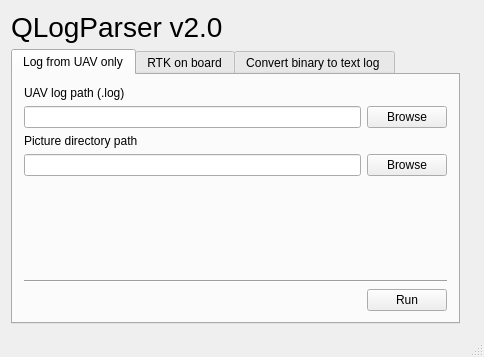
<?xml version="1.0" encoding="UTF-8"?>
<ui version="4.0">
 <class>MainWindow</class>
 <widget class="QMainWindow" name="MainWindow">
  <property name="geometry">
   <rect>
    <x>0</x>
    <y>0</y>
    <width>484</width>
    <height>351</height>
   </rect>
  </property>
  <property name="windowTitle">
   <string>MainWindow</string>
  </property>
  <widget class="QWidget" name="centralWidget">
   <layout class="QGridLayout" name="gridLayout">
    <item row="1" column="2">
     <widget class="QLabel" name="label">
      <property name="text">
       <string/>
      </property>
     </widget>
    </item>
    <item row="0" column="0">
     <widget class="QLabel" name="label_12">
      <property name="font">
       <font>
        <pointsize>21</pointsize>
       </font>
      </property>
      <property name="text">
       <string>QLogParser v2.0</string>
      </property>
     </widget>
    </item>
    <item row="1" column="0">
     <widget class="QTabWidget" name="tabWidget">
      <property name="currentIndex">
       <number>0</number>
      </property>
      <widget class="QWidget" name="tab_paths_no_rtk">
       <attribute name="title">
        <string>Log from UAV only</string>
       </attribute>
       <layout class="QGridLayout" name="gridLayout_2">
        <item row="2" column="0">
         <widget class="QLineEdit" name="le_log"/>
        </item>
        <item row="3" column="0">
         <widget class="QLabel" name="label_3">
          <property name="text">
           <string>Picture directory path</string>
          </property>
         </widget>
        </item>
        <item row="1" column="0">
         <widget class="QLabel" name="label_2">
          <property name="text">
           <string>UAV log path (.log)</string>
          </property>
         </widget>
        </item>
        <item row="2" column="1">
         <widget class="QPushButton" name="pb_browse_log">
          <property name="text">
           <string>Browse</string>
          </property>
         </widget>
        </item>
        <item row="4" column="0">
         <widget class="QLineEdit" name="le_pics"/>
        </item>
        <item row="4" column="1">
         <widget class="QPushButton" name="pb_browse_pic">
          <property name="text">
           <string>Browse</string>
          </property>
         </widget>
        </item>
        <item row="7" column="1">
         <widget class="QPushButton" name="pb_run">
          <property name="text">
           <string>Run</string>
          </property>
         </widget>
        </item>
        <item row="6" column="0" colspan="2">
         <widget class="Line" name="line">
          <property name="orientation">
           <enum>Qt::Horizontal</enum>
          </property>
         </widget>
        </item>
        <item row="5" column="0">
         <spacer name="verticalSpacer">
          <property name="orientation">
           <enum>Qt::Vertical</enum>
          </property>
          <property name="sizeHint" stdset="0">
           <size>
            <width>20</width>
            <height>40</height>
           </size>
          </property>
         </spacer>
        </item>
       </layout>
      </widget>
      <widget class="QWidget" name="tab_paths_rtk">
       <attribute name="title">
        <string>RTK on board</string>
       </attribute>
       <layout class="QGridLayout" name="gridLayout_4">
        <item row="8" column="2">
         <widget class="QPushButton" name="pb_rin_pics">
          <property name="text">
           <string>Browse</string>
          </property>
         </widget>
        </item>
        <item row="4" column="1">
         <widget class="QLabel" name="label_10">
          <property name="text">
           <string>UAV log path (.log)</string>
          </property>
         </widget>
        </item>
        <item row="3" column="2">
         <widget class="QPushButton" name="pb_rin_pos">
          <property name="text">
           <string>Browse</string>
          </property>
         </widget>
        </item>
        <item row="0" column="1">
         <widget class="QLabel" name="label_8">
          <property name="text">
           <string>Rinex raw data from RTK rover</string>
          </property>
         </widget>
        </item>
        <item row="1" column="2">
         <widget class="QPushButton" name="pb_rin_rinex">
          <property name="text">
           <string>Browse</string>
          </property>
         </widget>
        </item>
        <item row="5" column="2">
         <widget class="QPushButton" name="pb_rin_log">
          <property name="text">
           <string>Browse</string>
          </property>
         </widget>
        </item>
        <item row="3" column="1">
         <widget class="QLineEdit" name="le_rin_pos"/>
        </item>
        <item row="2" column="1">
         <widget class="QLabel" name="label_9">
          <property name="text">
           <string>RTK postprocessing file (.pos)</string>
          </property>
         </widget>
        </item>
        <item row="5" column="1">
         <widget class="QLineEdit" name="le_rin_log"/>
        </item>
        <item row="7" column="1">
         <widget class="QLabel" name="label_11">
          <property name="text">
           <string>Picture directory path</string>
          </property>
         </widget>
        </item>
        <item row="8" column="1">
         <widget class="QLineEdit" name="le_rin_pics"/>
        </item>
        <item row="1" column="1">
         <widget class="QLineEdit" name="le_rin_rinex"/>
        </item>
        <item row="11" column="2">
         <widget class="QPushButton" name="pb_rin_run">
          <property name="text">
           <string>Run</string>
          </property>
         </widget>
        </item>
        <item row="10" column="1" colspan="2">
         <widget class="Line" name="line_5">
          <property name="orientation">
           <enum>Qt::Horizontal</enum>
          </property>
         </widget>
        </item>
        <item row="9" column="1">
         <spacer name="verticalSpacer_2">
          <property name="orientation">
           <enum>Qt::Vertical</enum>
          </property>
          <property name="sizeHint" stdset="0">
           <size>
            <width>20</width>
            <height>40</height>
           </size>
          </property>
         </spacer>
        </item>
       </layout>
      </widget>
      <widget class="QWidget" name="tab">
       <attribute name="title">
        <string>Convert binary to text log </string>
       </attribute>
       <layout class="QGridLayout" name="gridLayout_5">
        <item row="2" column="3">
         <widget class="QPushButton" name="pb_binToLog_open">
          <property name="text">
           <string>Browse</string>
          </property>
         </widget>
        </item>
        <item row="0" column="0">
         <widget class="QLabel" name="label_4">
          <property name="text">
           <string>Binary log path</string>
          </property>
         </widget>
        </item>
        <item row="5" column="1">
         <spacer name="verticalSpacer_3">
          <property name="orientation">
           <enum>Qt::Vertical</enum>
          </property>
          <property name="sizeHint" stdset="0">
           <size>
            <width>20</width>
            <height>87</height>
           </size>
          </property>
         </spacer>
        </item>
        <item row="7" column="3">
         <widget class="QPushButton" name="pb_binToLog_convert">
          <property name="text">
           <string>Convert</string>
          </property>
         </widget>
        </item>
        <item row="2" column="0" colspan="3">
         <widget class="QLineEdit" name="le_binToLog_open"/>
        </item>
        <item row="6" column="0" colspan="4">
         <widget class="Line" name="line_2">
          <property name="orientation">
           <enum>Qt::Horizontal</enum>
          </property>
         </widget>
        </item>
        <item row="3" column="0">
         <widget class="QLabel" name="label_13">
          <property name="text">
           <string>Write text log to: </string>
          </property>
         </widget>
        </item>
        <item row="4" column="3">
         <widget class="QPushButton" name="pb_binToLog_save">
          <property name="text">
           <string>Browse</string>
          </property>
         </widget>
        </item>
        <item row="4" column="0" colspan="3">
         <widget class="QLineEdit" name="le_binToLog_save"/>
        </item>
       </layout>
      </widget>
     </widget>
    </item>
   </layout>
  </widget>
  <widget class="QStatusBar" name="statusBar"/>
 </widget>
 <layoutdefault spacing="6" margin="11"/>
 <resources/>
 <connections/>
</ui>
